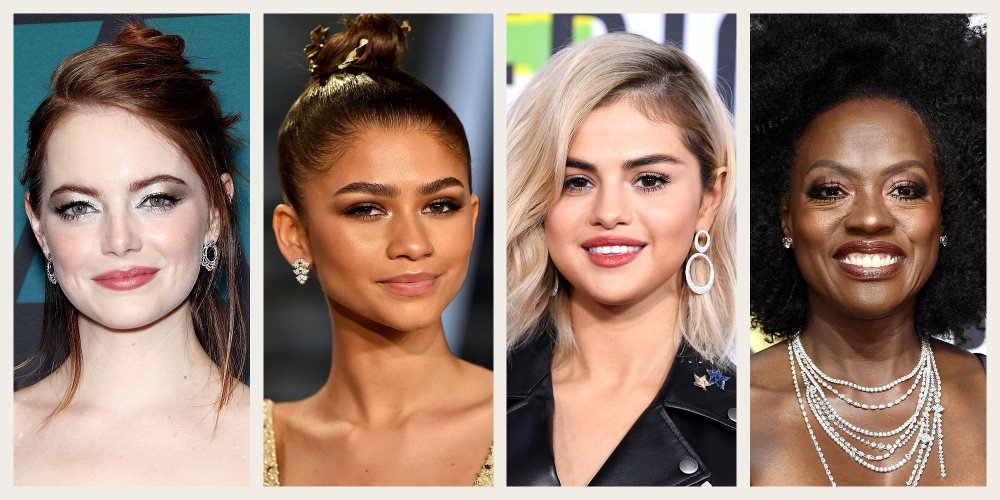
#> input picture Resources/faces.jpg, 2000 x 1000 px, given in place of faces.jpeg, which was not available (shown at 1/2 size)
$ python faceDetection.py
#> lines starting #> are read from the running program, lines starting #| are printed output that depends on the picture; after the words box and inside, x2 and y2 are one past the last pixel; in counts of white or black regions, pixels touching at a corner belong together; pictures that were not available may be replaced by others from this repository, and a replacement may not be noted
import cv2

faceCascade = cv2.CascadeClassifier("Resources/haarcascade_frontalface_default.xml")

'''Face Detection from pictures'''
img = cv2.imread('Resources/faces.jpeg')
#> img is the input picture: shape (1000, 2000, 3); mean B, G, R 111.5, 125.1, 147.9
img = cv2.resize(img, (700, 500))
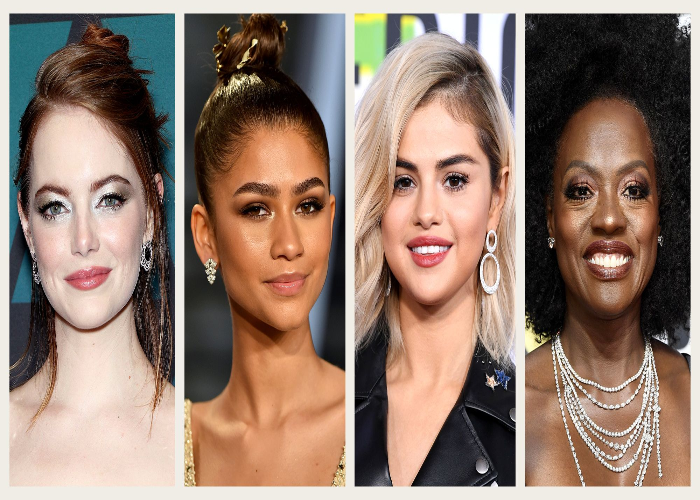
#> img: shape (500, 700, 3); mean B, G, R 111.4, 125, 147.8
imgGray = cv2.cvtColor(img, cv2.COLOR_BGR2GRAY)
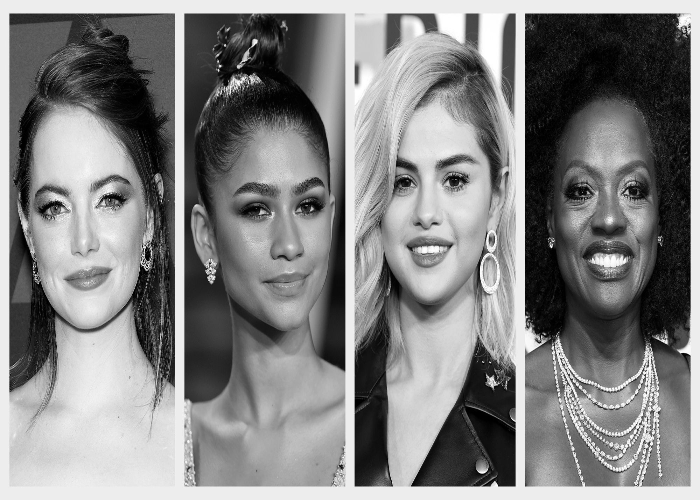
#> imgGray: shape (500, 700); min 0, max 255, mean 130.3

faces = faceCascade.detectMultiScale(imgGray,1.1,4)
#> faces = [[10, 147, 156, 156], [200, 144, 161, 161], [340, 108, 181, 181], [531, 134, 150, 150]]

for (x, y, w, h) in faces:
    cv2.rectangle(img, (x,y), (x+w, y+h),(0,0,255), 2)
#> this loop made 4 passes
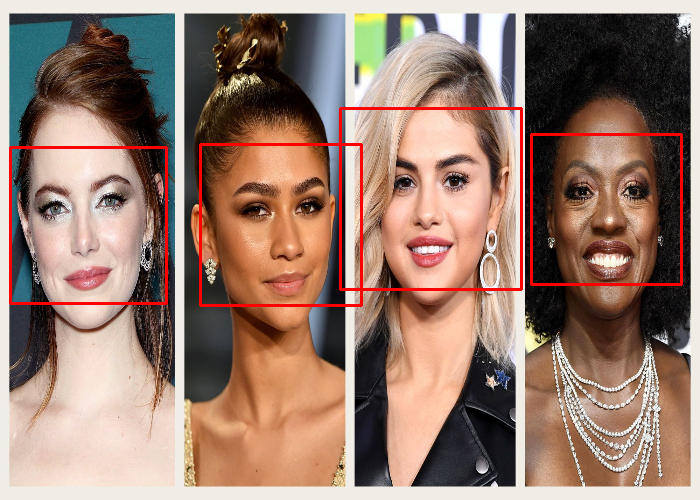
#> img: shape (500, 700, 3); 2.21% of pixels changed, all inside (x1, y1, x2, y2) = (9, 107, 683, 307)

cv2.imshow("Image Face Detection", img)
cv2.waitKey(0)

'''Face detection from an open camera'''
cap = cv2.VideoCapture(0)

while True:
    ret, frame = cap.read()
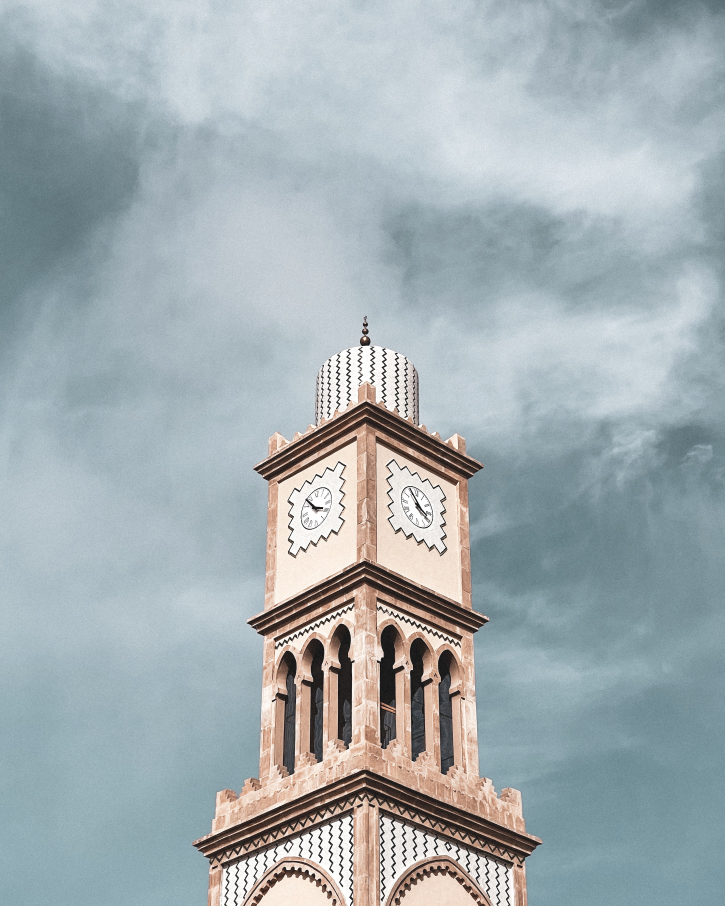
#> input picture Resources/T.jpg, 2899 x 3624 px, given in place of the camera (shown at 1/4 size)
#> frame is the input picture: shape (3624, 2899, 3); mean B, G, R 177.9, 173.8, 162.7
    #camera to be converted to Gray scale
    gray = cv2.cvtColor(frame, cv2.COLOR_BGR2GRAY)
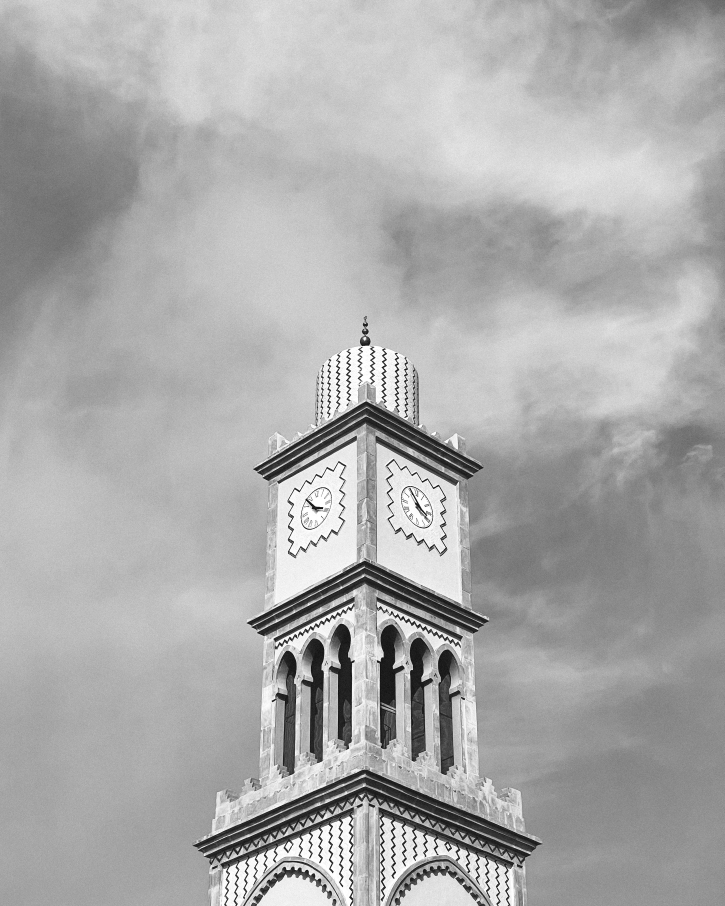
#> gray: shape (3624, 2899) (shown at 1/4 size); min 0, max 255, mean 170.9
    faces = faceCascade.detectMultiScale(gray,1.1,4)
#> faces = [[1276, 2533, 55, 55], [1438, 2492, 75, 75]]
    for (x,y, w,h) in faces:
        cv2.rectangle(frame, (x,y), (x+w, y+h), (0,255,0), 2)
#> this loop made 2 passes

    cv2.imshow('Camera Face Detection', frame)

    if cv2.waitKey(1) & 0xFF == ord('q'):
#> (key q is pressed here)
        break

cap.release()
cv2.destroyAllWindows()
